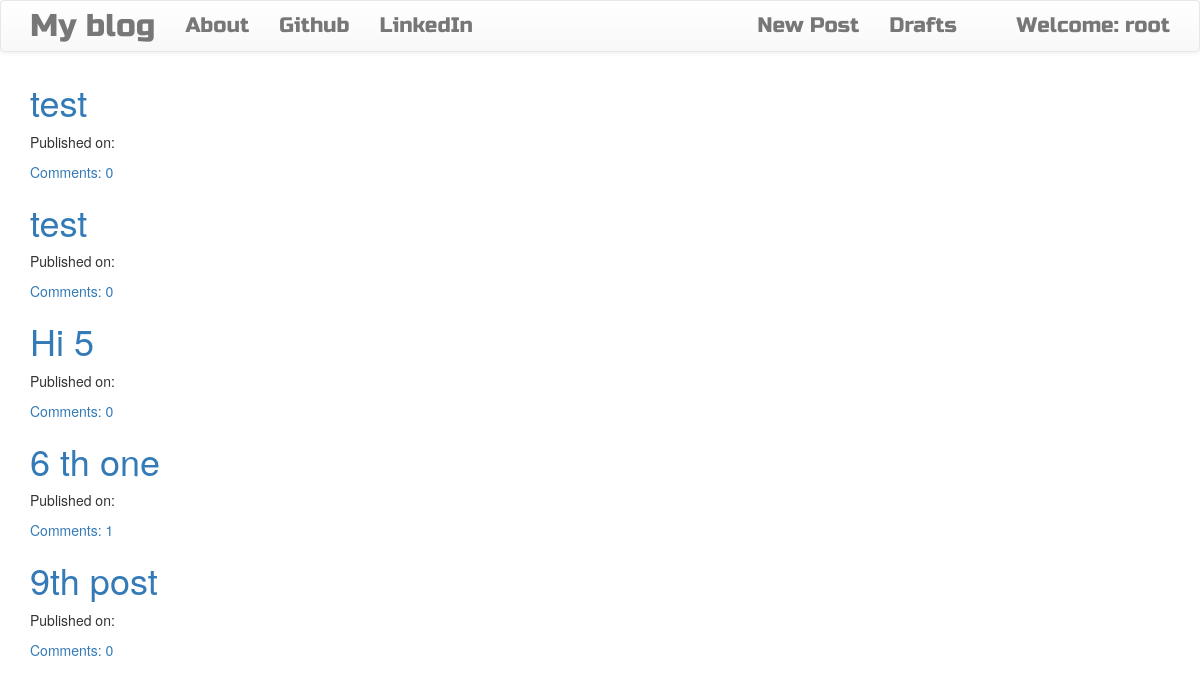
Page /drafts/ (signed in) on the committed database.
### blog/models.py (models this page shows, shortened)
class Post(models.Model):
    author = models.ForeignKey('auth.User', on_delete=models.CASCADE)
    title = models.CharField(max_length=200)
    text = models.TextField()
    created_date = models.DateTimeField(default=timezone.now)
    published_date = models.DateTimeField(blank=True, null=True)
    def approve_comments(self):
        return self.comments.filter(approved_comment=True)

### blog/views.py (the view)
# urls.py: path('drafts/', views.DraftListView.as_view(), name='post_draft_list'),
class DraftListView(LoginRequiredMixin, ListView):
    login_url = '/login/'
    redirect_field_name = 'blog/post_list.html'
    model = Post
    def get_queryset(self):
        return Post.objects.filter(published_date__isnull=True).order_by('created_date')

### blog/templates/blog/post_list.html
{% extends 'blog/base.html' %}
{% block content %}
<div class="centerstage">
    {% for post in post_list %}
    <div class="post">
        <h1><a href="{% url 'post_detail' pk=post.pk %}">{{ post.title }}</a></h1>
        <div class="date">
            <p>Published on: {{ post.published|date:'D M Y' }}</p>
        </div>
        <a href="{% url 'post_detail' pk=post.pk %}">Comments: {{ post.approve_comments.count }}</a>
    </div>
    {% endfor %}
</div>
{% endblock %}

### blog/templates/blog/base.html (shortened to what this page needs)
<!DOCTYPE html>
{% load static %}
<html lang="en">
<head>
    <link rel="stylesheet" href="https://stackpath.bootstrapcdn.com/bootstrap/3.4.1/css/bootstrap.min.css"
>
    <link rel="stylesheet" href="https://stackpath.bootstrapcdn.com/bootstrap/3.4.1/css/bootstrap-theme.min.css"
>
    <link rel="stylesheet" href="//cdn.jsdelivr.net/npm/medium-editor@latest/dist/css/medium-editor.min.css"
        type="text/css" media="screen" charset="utf-8">
    <link rel="stylesheet" href="{% static 'css/blog.css' %}">
</head>
<body class="loader">
    <nav class="navbar navbar-default techfont custom-navbar">
        <div class="container">
            <ul class="nav navbar-nav">
                <li><a class="navbar-brand bigbrand" href="{% url 'post_list' %}">My blog</a></li>
                <li><a href="{% url 'about' %}">About</a></li>
                <li><a href="https://github.com">Github</a></li>
                <li><a href="https://linkedin.com">LinkedIn</a></li>
            </ul>
            <ul class="nav navbar-nav navbar-right">
                {% if user.is_authenticated %}
                <li>
                    <a href="{% url 'post_new' %}">New Post</a>
                </li>
                <li>
                    <a href="{% url 'post_draft_list' %}">Drafts</a>
                </li>
                <li>
                    <a href="{% url 'logout' %}"></a>
                </li>
                <li>
                    <a>Welcome: {{user.username}}</a>
                </li>
                {% else %}
                <li><a class="nav navbar-right" href="{% url 'login' %}"><span class="glyphicon glyphicon-user"></span></a></li>
                {% endif %}
            </ul>
         </div>
    </nav>
    <div class="content container">
        <div class="row">
            <div class="col-md-8">
                <div class="blog_posts">
                    {% block content %}
                    {% endblock %}
                </div>
            </div>
        </div>
    </div>
</body>
</html>

### blog/static/css/blog.css (style rules this page uses)
.techfont { font-family: 'Russo One', sans-serif; font-size: 1.5em; margin-bottom: 10px; }
.bigbrand { font-size: 1.5em; }
.centerstage { margin-left: auto; margin-right: auto; }
.loader { filter:hue-rotate(0deg); color:linear-gradient(45deg,#0f8,#08f); animation:hue 10000ms infinite linear; }

### rows in the picture
Post: title "test", approve_comments.count "0"
Post: title "test", approve_comments.count "0"
Post: title "Hi 5", approve_comments.count "0"
Post: title "6 th one", approve_comments.count "1"
Post: title "9th post", approve_comments.count "0"

### other values in the picture
{{ user.username }} "root"
